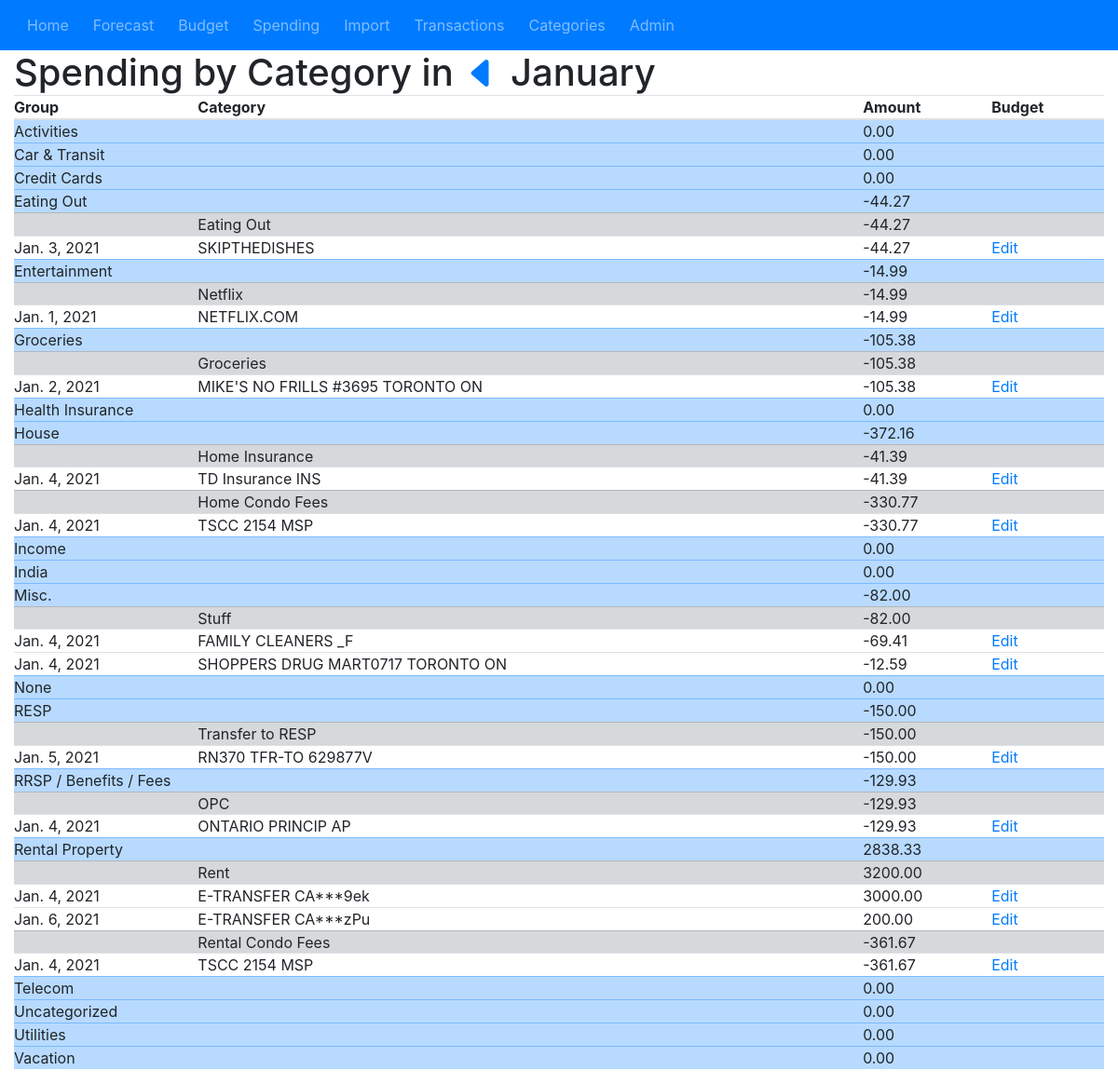
The app's page /category/spending/ with its own data.
### category/models.py (models this page shows, shortened)
class CategoryGroup(models.Model):
	name = models.CharField(max_length=50)
	budget_method = models.CharField(max_length=1, choices=BUDGET_METHOD, default='N')
	remainder = models.BooleanField(default=True, help_text='Check if pot of money.')
	class Meta:
		verbose_name='Category Group'

class Category(models.Model):
	name = models.CharField(max_length=50, blank=True)
	group = models.ForeignKey(CategoryGroup, on_delete=models.PROTECT)
	budget_method = models.CharField(max_length=1, choices=BUDGET_METHOD, default='N')
	remainder = models.BooleanField(default=True, help_text='Check if pot of money.')
	class Meta:
		verbose_name_plural = 'Categories'

### transaction/models.py (models this page shows, shortened)
class Transaction(models.Model):
	date = models.DateField()
	description = models.CharField(max_length=100)
	amount = models.DecimalField(max_digits=8, decimal_places=2)
	category = models.ForeignKey(Category, on_delete=models.SET_DEFAULT, default=None, blank=True, null=True)

### category/views.py (the view)
# urls.py: path('spending/', SpendingView.as_view(), name='spending-list'),
class SpendingView(TemplateView):
	template_name='spending_list.html'
	def get_context_data(self, **kwargs):
		context = super().get_context_data(**kwargs)
		view_title='Spending by Category in'
		view_url='spending-list'
		context, view_date=view_title_context_data(self, context, view_url, view_title)
		spending_list=[]
		cat_group_list=CategoryGroup.objects.all().order_by('name')
		for cat_group in cat_group_list:
			cat_list=[]
			cat_list_in_group = Category.objects.filter(group=cat_group)
			group_sum = Transaction.objects.filter(
				category__in=cat_list_in_group,
				date__month=view_date.month,
				date__year=view_date.year).aggregate(Sum('amount'))
			for cat in cat_list_in_group:
				tran_list=Transaction.objects.filter(
					category=cat,
					date__month=view_date.month,
					date__year=view_date.year).order_by('date')
				cat_sum=tran_list.aggregate(Sum('amount'))
				cat_list.append((cat,cat_sum,tran_list))
			group_list=(cat_group,group_sum,cat_list)
			spending_list.append(group_list)
		context['spending_list']=spending_list
		return context

### inthebank/views.py (called while the page is built)
def view_date_control(year, month):
	today=datetime.date.today()
	if year:
		view_date=datetime.date(year,month,1)
		prev=view_date + relativedelta(months=-1)
		if view_date.month != today.month or view_date.year != today.year:
			next = view_date + relativedelta(months=+1)
		else:
			next = None
	else: #First load so starts with Today
		view_date=datetime.date.today()
		prev=view_date + relativedelta(months=-1)
		next = None
	return {'prev':prev, 'next':next, 'view_date':view_date}

def view_title_context_data(self, context, view_url, view_title):
	if self.kwargs:
		return_control=view_date_control(self.kwargs['year'],self.kwargs['month'])
	else:
		return_control=view_date_control(None, None)
	view_date = return_control['view_date']
	context['title']=view_title
	context['view_url']=view_url
	context['prev']=return_control['prev']
	context['next']=return_control['next']
	context['view_date']=view_date
	return context, view_date

### templates/spending_list.html (shortened to what this page needs)
{% extends "base.html" %}
{% load crispy_forms_tags %}
{% block main_content %}
	<table class="table">
		<thead>
		<tr>
			<th scope="col">Group</th>
			<th scope="col">Category</th>
			<th scope="col">Amount</th>
			<th scope="col">Budget</th>
		</tr>
		</thead>
		<tbody>
			{% for group in spending_list %}
				<tr class="table-primary">
					<td colspan='2'>{{group.0.name}}</td>
					<td>{{group.1.amount__sum|floatformat:"2"|default:"0.00"}}</td>
					<td>{{group.0.budget}}</td>
				</tr>
				{% for cat in group.2 %}
					{% if cat.2 %}
						<tr class="table-secondary">
							<td></td>
							<td>{{cat.0.name}}</td>
							<td>{{cat.1.amount__sum|floatformat:"2"|default:"0.00"}}</td>
							<td>{{cat.0.budget}}</td>
						</tr>
						<tr>
							{% for tran in cat.2 %}
							<tr>
								<td>{{tran.date}}</td>
								<td>{{tran.description}}</td>
								<td>{{tran.amount}}</td>
								<td><a class="nav-link" href="{% url 'transaction-update' tran.pk %}?next={{request.path|urlencode}}"">Edit</td></a>
							</tr>
							{% endfor %}
						</tr>
					{% endif %}
				{% endfor %}
			{% endfor %}
		</tbody>
	</table>
{% endblock %}

### static/my.css (style rules this page uses)
tr td { padding: 0 !important; margin: 0 !important; }
th { padding: 0 !important; margin: 0 !important; }
a { padding: 0 !important; margin: 0 !important; }

### records on screen
CategoryGroup: name "Activities", group "0.00"
CategoryGroup: name "Car & Transit", group "0.00"
CategoryGroup: name "Credit Cards", group "0.00"
CategoryGroup: name "Eating Out", group "-44.27"
Category: name "Eating Out", cat "-44.27"
Transaction: date "Jan. 3, 2021", description "SKIPTHEDISHES", amount "-44.27"
CategoryGroup: name "Entertainment", group "-14.99"
Category: name "Netflix", cat "-14.99"
Transaction: date "Jan. 1, 2021", description "NETFLIX.COM", amount "-14.99"
CategoryGroup: name "Groceries", group "-105.38"
Category: name "Groceries", cat "-105.38"
Transaction: date "Jan. 2, 2021", description "MIKE'S NO FRILLS #3695 TORONTO ON", amount "-105.38"
CategoryGroup: name "Health Insurance", group "0.00"
CategoryGroup: name "House", group "-372.16"
Category: name "Home Insurance", cat "-41.39"
Transaction: date "Jan. 4, 2021", description "TD Insurance INS", amount "-41.39"
Category: name "Home Condo Fees", cat "-330.77"
Transaction: date "Jan. 4, 2021", description "TSCC 2154 MSP", amount "-330.77"
CategoryGroup: name "Income", group "0.00"
CategoryGroup: name "India", remainder "0.00"
CategoryGroup: name "Misc.", group "-82.00"
Category: name "Stuff", cat "-82.00"
Transaction: date "Jan. 4, 2021", description "FAMILY CLEANERS _F", amount "-69.41"
Transaction: date "Jan. 4, 2021", description "SHOPPERS DRUG MART0717 TORONTO ON", amount "-12.59"
CategoryGroup: name "None", group "0.00"
CategoryGroup: name "RESP", group "-150.00"
Category: name "Transfer to RESP", cat "-150.00"
Transaction: date "Jan. 5, 2021", description "RN370 TFR-TO 629877V", amount "-150.00"
CategoryGroup: name "RRSP / Benefits / Fees", group "-129.93"
Category: name "OPC", cat "-129.93"
Transaction: date "Jan. 4, 2021", description "ONTARIO PRINCIP AP", amount "-129.93"
CategoryGroup: name "Rental Property", group "2838.33"
Category: name "Rent", cat "3200.00"
Transaction: date "Jan. 4, 2021", description "E-TRANSFER CA***9ek", amount "3000.00"
Transaction: date "Jan. 6, 2021", description "E-TRANSFER CA***zPu", amount "200.00"
Category: name "Rental Condo Fees", cat "-361.67"
Transaction: date "Jan. 4, 2021", description "TSCC 2154 MSP", amount "-361.67"
CategoryGroup: name "Telecom", group "0.00"
CategoryGroup: name "Uncategorized", group "0.00"
CategoryGroup: name "Utilities", group "0.00"
CategoryGroup: name "Vacation", group "0.00"

### other values on screen
{{ title }} "Spending by Category in"
{{ view_date|date:"F" }} "January"
